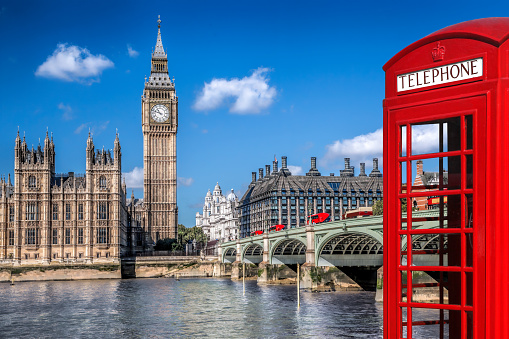
#> input picture Images/img1.jpg, 509 x 339 px
$ python grayscaleimg.py
#> lines starting #> are read from the running program, lines starting #| are printed output that depends on the picture
import cv2 as cv
img=cv.imread('Images/img1.jpg')
#> img is the input picture: shape (339, 509, 3); mean B, G, R 132.8, 104.8, 102.1
#cv.imshow('Image',img)

#resize
resized=cv.resize(img,(500,500), interpolation= cv.INTER_CUBIC)
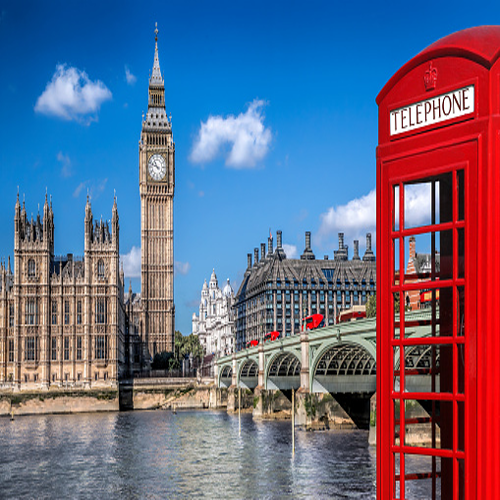
#> resized: shape (500, 500, 3); mean B, G, R 132.8, 104.8, 102.1
cv.imshow('resized',resized)

#convert BGR to gray
gray=cv.cvtColor(resized,cv.COLOR_BGRA2GRAY)
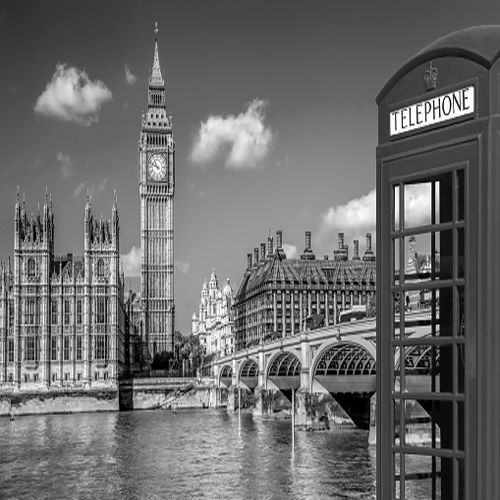
#> gray: shape (500, 500); min 0, max 255, mean 107.2
cv.imshow('Gray',gray)

#blur an img
blur=cv.GaussianBlur(resized,(7,7),cv.BORDER_DEFAULT)
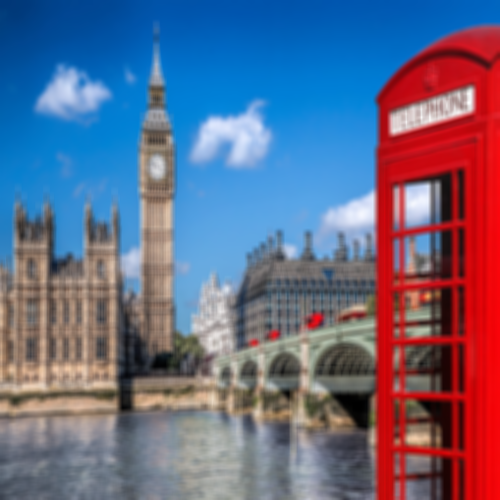
#> blur: shape (500, 500, 3); mean B, G, R 132.8, 104.8, 102.1
cv.imshow('Blur',blur)

#edge cascade
canny=cv.Canny(resized,125,175)
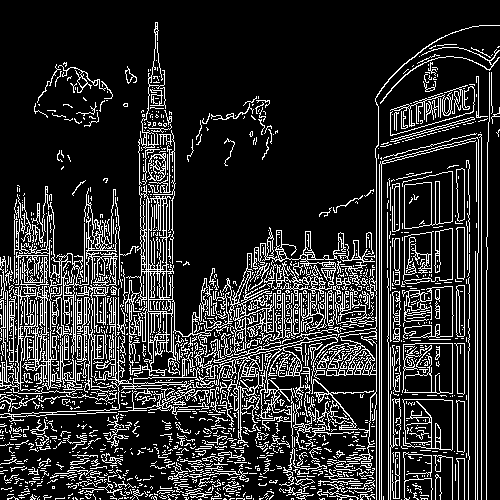
#> canny: shape (500, 500); 17.3% white in thin lines or dots
cv.imshow('Canny edges',canny)

#dilating image
dilated=cv.dilate(canny, (7,7), iterations=1)
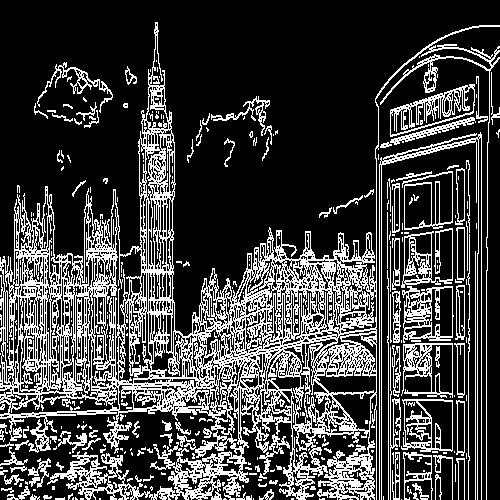
#> dilated: shape (500, 500); 25.5% white in thin lines or dots
cv.imshow('Dilated img',dilated)

#eroded
eroded=cv.erode(dilated, (3,3), iterations=1)
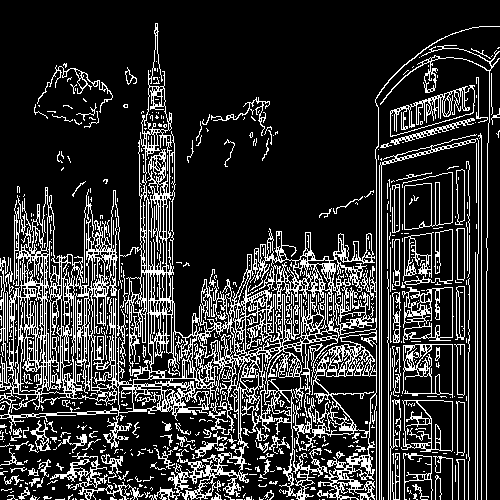
#> eroded: shape (500, 500); 19.4% white in thin lines or dots
cv.imshow('eroded img',eroded)


cv.waitKey(0)

$ run again, with Images/IMG-20160729-WA0006-1.jpg copied over Images/img1.jpg
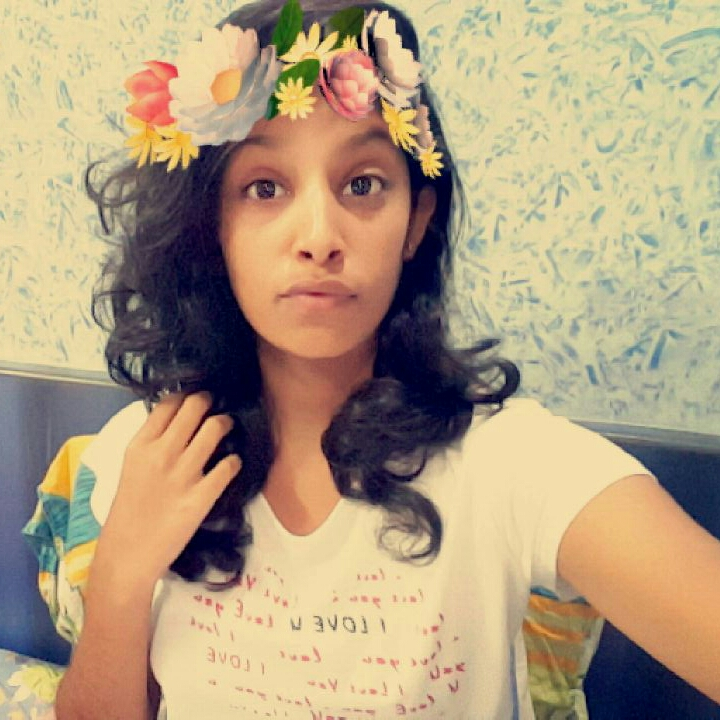
#> input picture Images/IMG-20160729-WA0006-1.jpg, 720 x 720 px
#> img is the input picture: shape (720, 720, 3); mean B, G, R 126.1, 155.1, 175.5
#> `canny=cv.Canny(resized,125,175)`:
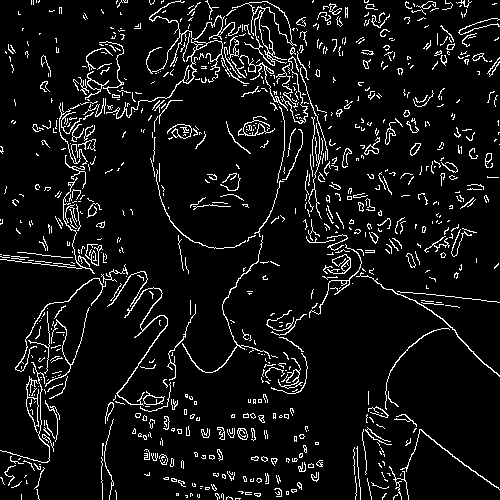
#> canny: shape (500, 500); 7.3% white in thin lines or dots
#> dilated: shape (500, 500); 11.2% white in thin lines or dots
#> `eroded=cv.erode(dilated, (3,3), iterations=1)`:
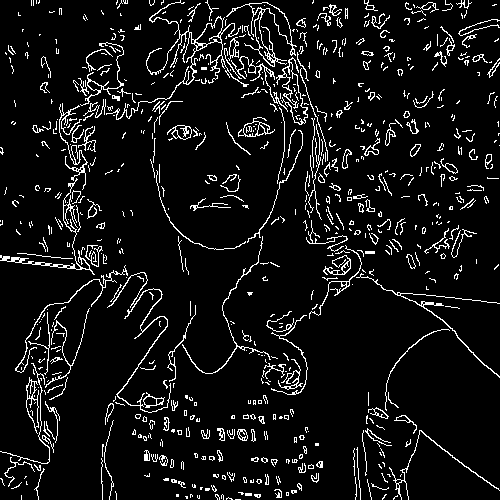
#> eroded: shape (500, 500); 7.6% white in thin lines or dots

$ run again, with Images/IMG-20170716-WA0033.jpg copied over Images/img1.jpg
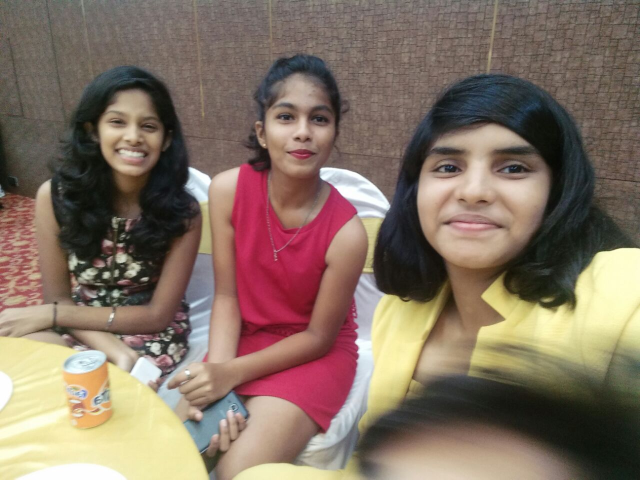
#> input picture Images/IMG-20170716-WA0033.jpg, 1280 x 959 px (shown at 1/2 size)
#> img is the input picture: shape (959, 1280, 3); mean B, G, R 99.3, 112.8, 131.3
#> `canny=cv.Canny(resized,125,175)`:
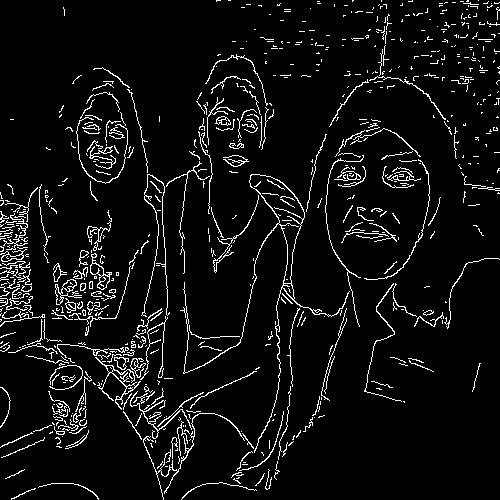
#> canny: shape (500, 500); 6.2% white in thin lines or dots
#> dilated: shape (500, 500); 9.7% white in thin lines or dots
#> `eroded=cv.erode(dilated, (3,3), iterations=1)`:
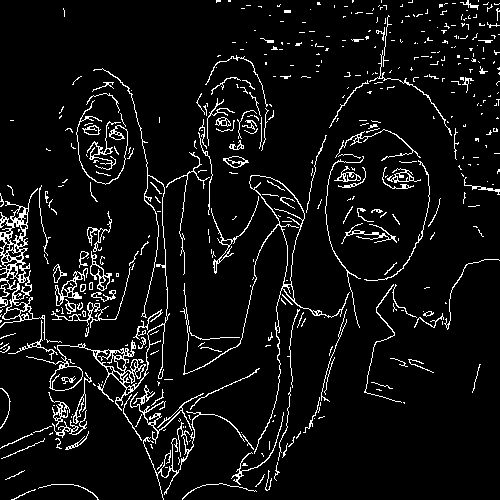
#> eroded: shape (500, 500); 6.6% white in thin lines or dots

$ run again, with Images/group.jpg copied over Images/img1.jpg
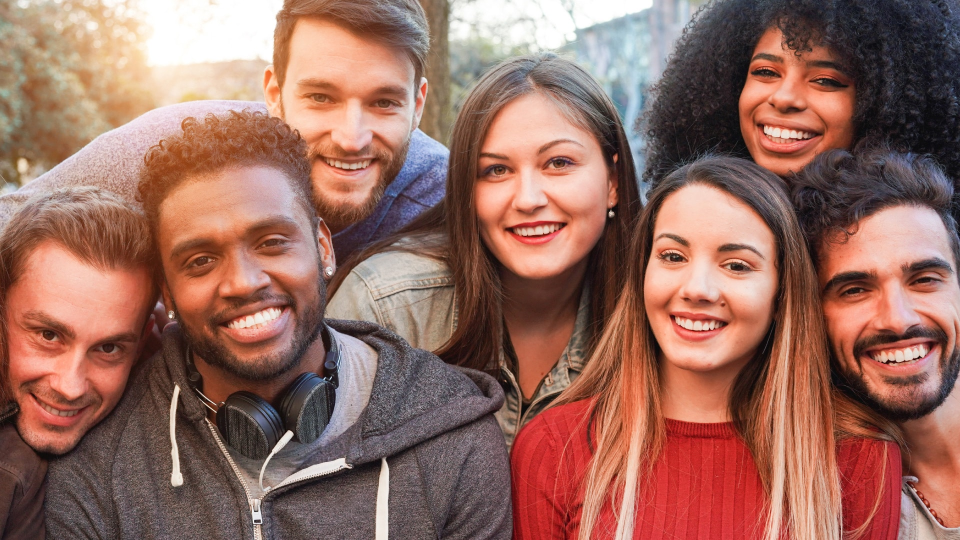
#> input picture Images/group.jpg, 1920 x 1080 px (shown at 1/2 size)
#> img is the input picture: shape (1080, 1920, 3); mean B, G, R 96.1, 107.2, 150.7
#> `canny=cv.Canny(resized,125,175)`:
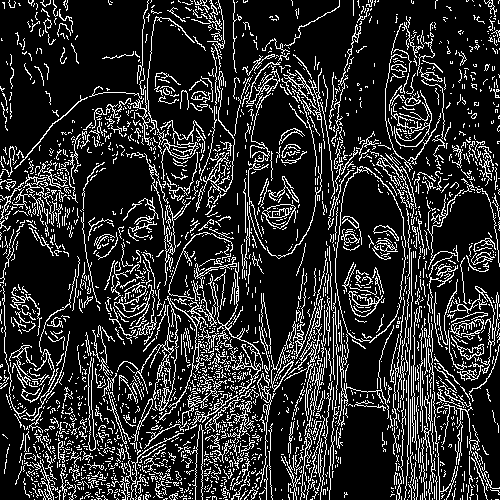
#> canny: shape (500, 500); 17.2% white in thin lines or dots
#> dilated: shape (500, 500); 25.3% white in thin lines or dots
#> `eroded=cv.erode(dilated, (3,3), iterations=1)`:
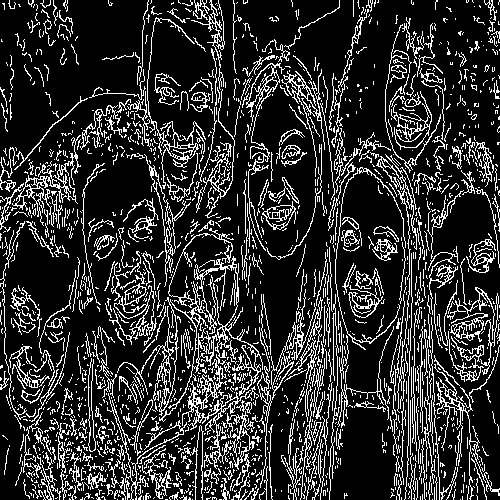
#> eroded: shape (500, 500); 18.6% white in thin lines or dots
